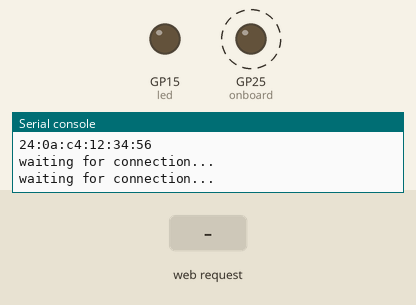
This program was run on a simulated Raspberry Pi Pico running MicroPython. On the bench: output pins drawn as LEDs (lit = HIGH), the last lines printed to the serial console. Dashed ring = blinking. The test bench sets the inputs (shaded band). WiFi joins after 1.5 s.

Above: at 1.2 s.
1.3 s: HTTP request GET /light/on received
At 3.3 s:
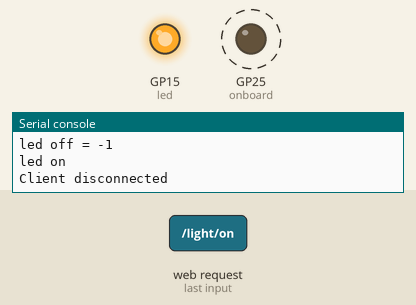
4.3 s: HTTP request GET /light/off received
At 4.4 s:
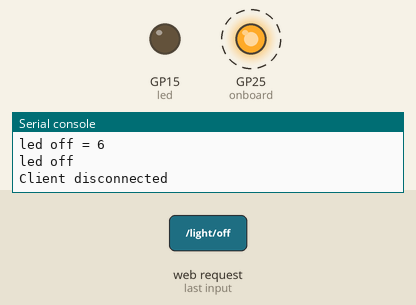
Timing chart, 0 to 16.2 s (numbered marks = the images above; inputs shaded):
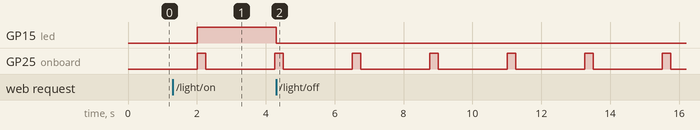

Measured:
- after the input at 1.3 s, GP15 (led): LOW → HIGH after 0.71 s
- after the input at 4.3 s, GP15 (led): HIGH → LOW at once
- by itself, GP25 (onboard): alternates HIGH for 0.25 s and LOW for 2.0 s

The program:

network.py
```python
from machine import Pin, Timer

import network
import time

wlan = network.WLAN(network.STA_IF)
#wlan.config(ssid='AIT-Controller-1',channel=11)

#wlan.active(True)
#print(wlan.config('ssid'))

import uasyncio as asyncio
import ubinascii

led = Pin(15, Pin.OUT)
onboard = Pin("LED", Pin.OUT, value=0)

pageFile = open('index.html','r')
html = pageFile.read()
print(html)
pageFile.close()
pageFile = open('script.js','r')
script = pageFile.read()
pageFile.close()

async def serve_client(reader, writer):
    print("Client connected")
    request_line = await reader.readline()
    print("Request:", request_line)
    # We are not interested in HTTP request headers, skip them
    while await reader.readline() != b"\r\n":
        pass
    request = str(request_line)
    scriptReq = request.find('script.js')
    print(scriptReq)
    if scriptReq == 7:
        response = script
    else:
        led_on = request.find('/light/on')
        led_off = request.find('/light/off')
        print( 'led on = ' + str(led_on))
        print( 'led off = ' + str(led_off))

        stateis = ""
        if led_on == 6:
            print("led on")
            led.value(1)
            stateis = "LED is ON"
        if led_off == 6:
            print("led off")
            led.value(0)
            stateis = "LED is OFF"

        response = html % stateis

    writer.write('HTTP/1.0 200 OK\r\nContent-type: text/html\r\n\r\n')
    writer.write(response)

    await writer.drain()
    await writer.wait_closed()
    print("Client disconnected")

ssid = "AIT-Workshop";
password = "aitmiracle368"

def connect_to_network():
    wlan.active(True)
    mac = ubinascii.hexlify(network.WLAN().config('mac'),':').decode()
    print(mac)
    wlan.config(pm = 0xa11140) # Disable power-save mode
    wlan.connect(ssid, password)
    max_wait = 10
    while max_wait > 0:
        if wlan.status() < 0 or wlan.status() >= 3:
            break
        max_wait -= 1
        print('waiting for connection...')
        time.sleep(1)

    if wlan.status() != 3:
        raise RuntimeError('network connection failed')
    else:
        print('connected')
        status = wlan.ifconfig()
        print('ip = ' + status[0])

async def main():
    print('Connecting to Network...')
    connect_to_network()

    print('Setting up webserver...')
    asyncio.create_task(asyncio.start_server(serve_client, "0.0.0.0", 80))
    print('ready.')
    while True:
        onboard.on()
        await asyncio.sleep(0.25)
        onboard.off()
        await asyncio.sleep(2)

try:
    asyncio.run(main())
finally:
    asyncio.new_event_loop()
```
